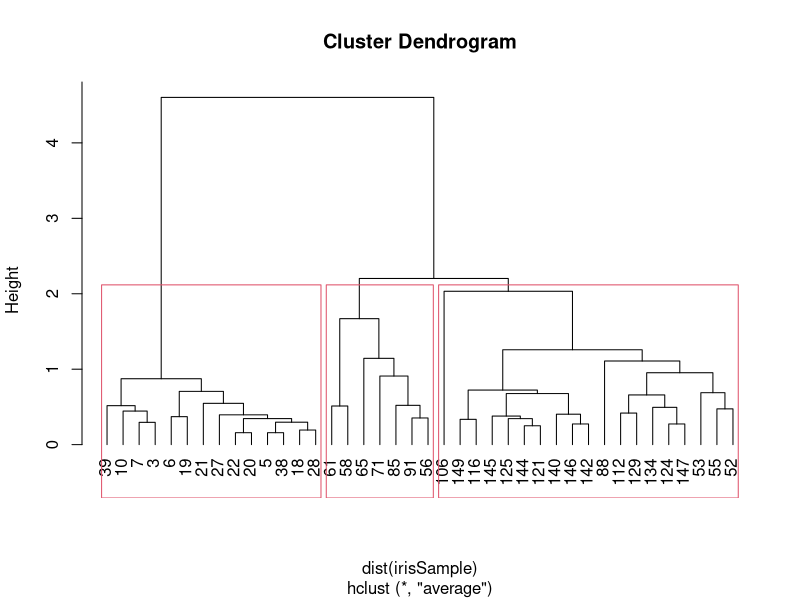
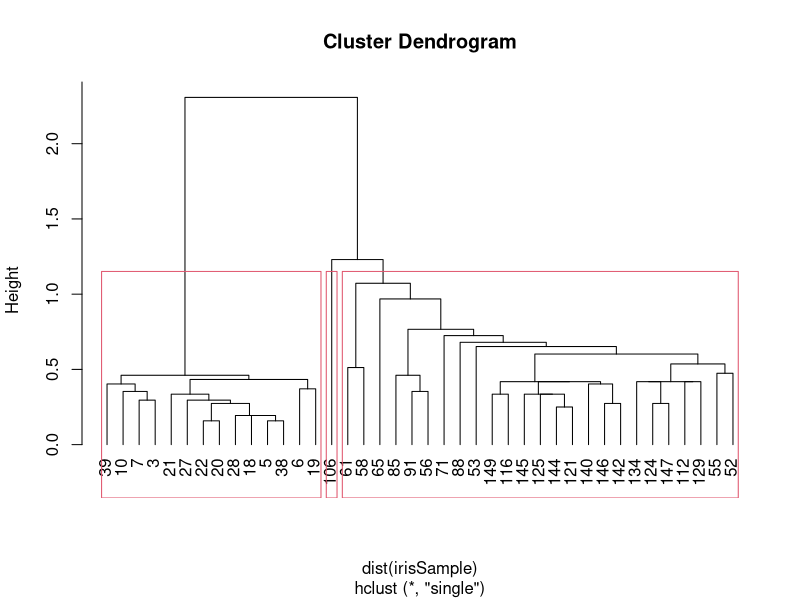
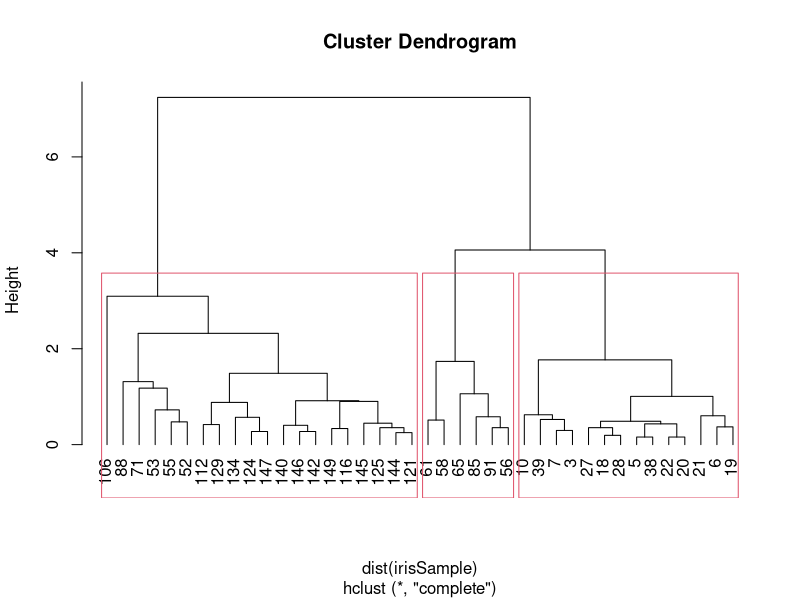

These figures' R source, in order:
idx = sample(1:dim(iris)[1],40)
irisSample = iris[idx,]
irisSample$class = NULL
hc_average = hclust(dist(irisSample),method = "average")
hc_single = hclust(dist(irisSample),method = "single")
hc_complete = hclust(dist(irisSample),method = "complete")
plot(hc_average,hang = -1,labels = iris$class[idx])
rect.hclust(hc_average,k=3)
plot(hc_single,hang = -1,labels = iris$class[idx])
rect.hclust(hc_single,k=3)
plot(hc_complete,hang = -1,labels = iris$class[idx])
rect.hclust(hc_complete,k=3)
groups_average = cutree(hc_average,k=3)
groups_single = cutree(hc_single,k=3)
groups_complete = cutree(hc_complete,k=3)
View(groups_average)
View(groups_single)
View(groups_complete)
